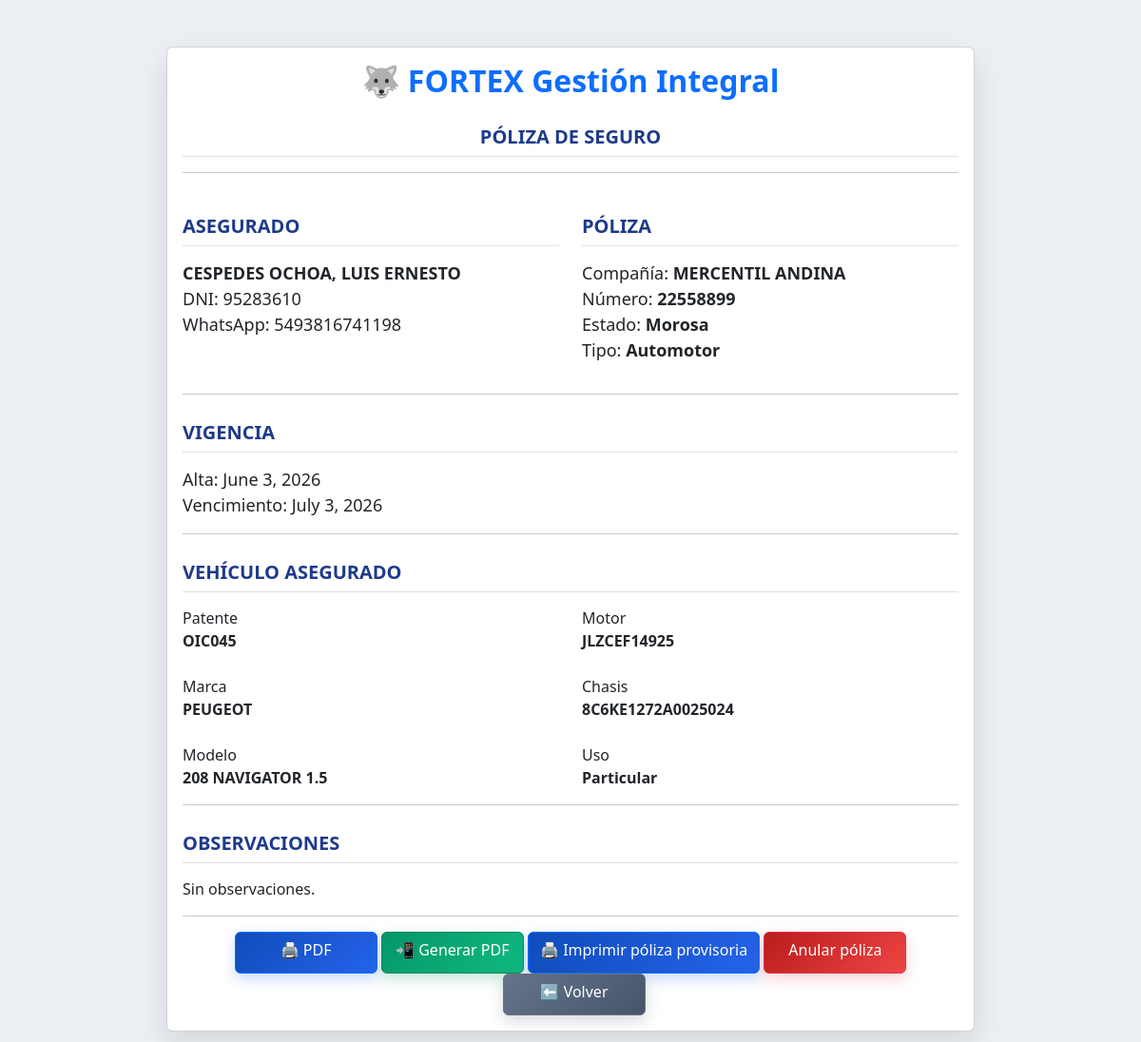
Page /polizas/2/ on the committed database.
### clientes/models.py (models this page shows, shortened)
class Cliente(models.Model):
    nombre = models.CharField("Nombre", max_length=100)
    apellido = models.CharField("Apellido", max_length=100)
    dni = models.CharField("DNI", max_length=20, unique=True)
    fecha_nacimiento = models.DateField(
        "Fecha de nacimiento",
        null=True,
        blank=True
    )
    whatsapp = models.CharField("WhatsApp", max_length=20, blank=True, default="")
    calle = models.CharField("Calle", max_length=150, blank=True)
    numero = models.CharField("Número", max_length=20, blank=True)
    piso = models.CharField("Piso", max_length=20, blank=True)
    departamento = models.CharField("Departamento", max_length=20, blank=True)
    barrio = models.CharField("Barrio", max_length=100, blank=True)
    codigo_postal = models.CharField("Código postal", max_length=20, blank=True)
    email = models.EmailField("Email", blank=True)
    telefono_alternativo = models.CharField(
    "Teléfono alternativo",
    max_length=30,
    blank=True
    )
    estado = models.CharField(
    "Estado",
    max_length=20,
    choices=[
        ("Activo", "Activo"),
        ("Inactivo", "Inactivo"),
        ("Prospecto", "Prospecto"),
    ],
    default="Activo"
    )
    localidad = models.CharField(
        "Localidad",
        max_length=100,
        blank=True
    )
    provincia = models.CharField(
        "Provincia",
        max_length=100,
        blank=True
    )
    observaciones = models.TextField(
        "Observaciones",
        blank=True
    )

### polizas/models.py (models this page shows, shortened)
class Poliza(models.Model):
    ESTADOS = [
    ("Al día", "Al día"),
    ("Pendiente", "Pendiente"),
    ("Morosa", "Morosa"),
    ("Vencida", "Vencida"),
    ("Anulada", "Anulada"),
    ]
    estado = models.CharField(
    max_length=20,
    choices=ESTADOS,
    default="Al día"
    )
    motivo_anulacion = models.TextField(
    blank=True,
    default="",
    )
    fecha_anulacion = models.DateTimeField(
     null=True,
     blank=True,
    )
    anulada_por = models.ForeignKey(
    settings.AUTH_USER_MODEL,
    on_delete=models.SET_NULL,
    null=True,
    blank=True,
    related_name="polizas_anuladas",
    )
    TIPOS_SEGURO = [
        ("Automotor", "Automotor"),
        ("Moto", "Moto"),
        ("Caución", "Caución"),
        ("Accidentes Personales", "Accidentes Personales"),
        ("Agro", "Agro"),
        ("Hogar", "Hogar"),
        ("Comercio", "Comercio"),
        ("Otro", "Otro"),
    ]
    PERIODICIDADES = [
        ("Mensual", "Mensual"),
        ("Bimestral", "Bimestral"),
        ("Trimestral", "Trimestral"),
        ("Cuatrimestral", "Cuatrimestral"),
        ("Semestral", "Semestral"),
        ("Anual", "Anual"),
    ]
    cliente = models.ForeignKey(
        Cliente,
        on_delete=models.CASCADE
    )
    tipo_seguro = models.CharField(
        max_length=50,
        choices=TIPOS_SEGURO,
        default="Automotor"
    )
    vehiculo = models.ForeignKey(
        Vehiculo,
        on_delete=models.SET_NULL,
        null=True,
        blank=True
    )
    compania = models.CharField(
        "Compañía",
        max_length=100
    )
    numero_poliza = models.CharField(
        "Número de póliza",
        max_length=50,
        blank=True
    )
    fecha_alta = models.DateField(
        "Fecha de alta"
    )
    fecha_fin_vigencia = models.DateField(
    "Fin de vigencia",
    null=True,
    blank=True
    )
    periodicidad = models.CharField(
        max_length=20,
        choices=PERIODICIDADES,
        default="Mensual"
    )
    cantidad_cuotas = models.PositiveIntegerField(
        "Cantidad de cuotas",
        default=1
    )
    fecha_vencimiento = models.DateField(
        "Fecha de vencimiento",
        null=True,
        blank=True
    )
    numero_cuota = models.PositiveIntegerField(
        "Número de cuota",
        default=0
    )
    estado = models.CharField(
        max_length=20,
        choices=ESTADOS,
        default="Pendiente"
    )
    observaciones = models.TextField(
        blank=True
    )
    porcentaje_comision = models.DecimalField(
    "Porcentaje de comisión",
    max_digits=5,
    decimal_places=2,
    default=0,
    blank=True
    )

### vehiculos/models.py (models this page shows, shortened)
class Vehiculo(models.Model):
    TIPO_CHOICES = [
       ("Moto", "Moto"),
       ("Auto", "Auto"),
       ("Camioneta", "Camioneta"),
       ("Furgón", "Furgón"),
       ("Camión", "Camión"),
       ("Acoplado", "Acoplado"),
       ("Tráiler", "Tráiler"),
]
    USO_CHOICES = [
        ("Particular", "Particular"),
        ("Comercial", "Comercial"),
        ("Taxi", "Taxi"),
        ("Remis", "Remis"),
        ("Moto", "Moto"),
        ("Camioneta", "Camioneta"),
        ("Camión", "Camión"),
        ("Furgón", "Furgón"),
        ("Acoplado", "Acoplado"),
        ("Tráiler", "Tráiler"),
    ]
    cliente = models.ForeignKey(Cliente, on_delete=models.CASCADE)
    tipo = models.CharField(
       max_length=30,
       choices=TIPO_CHOICES,
       default="Auto"
    )
    patente = models.CharField(max_length=20)
    marca = models.CharField(max_length=50)
    modelo = models.CharField(max_length=50)
    anio = models.PositiveIntegerField("Año", null=True, blank=True)
    motor = models.CharField(max_length=50)
    chasis = models.CharField(max_length=50)
    uso = models.CharField(
        max_length=30,
        choices=USO_CHOICES,
        default="Particular"
    )
    observaciones = models.TextField(blank=True)

### principal/views.py (the view)
# urls.py: path("polizas/<int:poliza_id>/", views.ver_poliza, name="ver_poliza"),
def ver_poliza(request, poliza_id):
    poliza = Poliza.objects.get(id=poliza_id)
    return render(request, "principal/ver_poliza.html", {
        "poliza": poliza,
        "cliente": poliza.cliente,
        "vehiculo": poliza.vehiculo,
    })

### principal/templates/principal/ver_poliza.html (shortened to what this page needs)
{% load static %}
<!DOCTYPE html>
<html lang="es">
<head>
<link rel="stylesheet" href="{% static 'principal/css/estilos.css' %}">
<link href="https://cdn.jsdelivr.net/npm/bootstrap@5.3.3/dist/css/bootstrap.min.css" rel="stylesheet">
</head>
<body>
<div class="container mt-4">
<div class="card shadow">
<div class="card-body">
<div class="text-center">
<h2 class="titulo">
🐺 FORTEX Gestión Integral
</h2>
<h5>PÓLIZA DE SEGURO</h5>
</div>
<hr>
<div class="row">
<div class="col-md-6">
<h5>ASEGURADO</h5>
<p class="dato">
<b>{{ cliente.apellido }}, {{ cliente.nombre }}</b>
<br>
DNI: {{ cliente.dni }}
<br>
WhatsApp: {{ cliente.whatsapp }}
</p>
</div>
<div class="col-md-6">
<h5>PÓLIZA</h5>
<p class="dato">
Compañía:
<b>{{ poliza.compania }}</b>
<br>
Número:
<b>{{ poliza.numero_poliza }}</b>
<br>
Estado:
<b>{{ poliza.estado }}</b>
<br>
Tipo:
<b>{{ poliza.tipo_seguro }}</b>
</p>
</div>
</div>
<hr>
<h5>VIGENCIA</h5>
<p class="dato">
Alta:
{{ poliza.fecha_alta }}
<br>
Vencimiento:
{{ poliza.fecha_vencimiento }}
</p>
<hr>
{% if vehiculo %}
<h5>VEHÍCULO ASEGURADO</h5>
<div class="row">
<div class="col-md-6">
Patente
<br>
<b>{{ vehiculo.patente }}</b>
<br><br>
Marca
<br>
<b>{{ vehiculo.marca }}</b>
<br><br>
Modelo
<br>
<b>{{ vehiculo.modelo }}</b>
</div>
<div class="col-md-6">
Motor
<br>
<b>{{ vehiculo.motor }}</b>
<br><br>
Chasis
<br>
<b>{{ vehiculo.chasis }}</b>
<br><br>
Uso
<br>
<b>{{ vehiculo.uso }}</b>
</div>
</div>
{% endif %}
<hr>
<h5>OBSERVACIONES</h5>
<p>
{{ poliza.observaciones|default:"Sin observaciones." }}
</p>
<hr>
<div class="text-center">
<a href="{% url 'imprimir_poliza' poliza.id %}"
   class="btn btn-primary"
   target="_blank">
    🖨️ PDF
</a>
<a href="{% url 'imprimir_poliza' poliza.id %}"
   class="btn btn-success"
   target="_blank">
📲 Generar PDF
</a>
<a href="/polizas/{{ poliza.id }}/pdf/"
   target="_blank"
   class="btn btn-primary">
    🖨️ Imprimir póliza provisoria
</a>
{% if poliza.estado != "Anulada" %}
    <a href="{% url 'anular_poliza' poliza.id %}"
       class="btn btn-danger">
        Anular póliza
    </a>
{% endif %}
<a
href="/clientes/{{ cliente.id }}/"
class="btn btn-secondary">
⬅️ Volver
</a>
</div>
</div>
</div>
</div>
</body>
</html>

### principal/static/principal/css/estilos.css (style rules this page uses)
body { font-family: Arial, sans-serif; background: #eef2f6; margin: 0; padding: 25px; color: #1f2933; }
h2, h3 { color: #1d4f73; }
a { color: #0b5fa5; font-weight: bold; }
body { background: #eef3f8; }
.container { max-width: 1000px; }
.card { border: none; border-radius: 16px; overflow: hidden; }
.card.shadow { box-shadow: 0 12px 32px rgba(15, 23, 42, 0.12) !important; }
.card-body { padding: 30px; }
.card-body h5 { margin-top: 28px; margin-bottom: 15px; padding-bottom: 8px; border-bottom: 1px solid #dbe3ec; color: #1e3a8a; font-weight: 700; }
.btn { min-height: 42px; padding: 9px 18px; border-radius: 8px; font-weight: 600; }
.btn-primary, .btn-success { box-shadow: 0 5px 14px rgba(13, 110, 253, 0.18); }
.btn-secondary { margin-left: 6px; }
.container { max-width: 1100px; }
.card { border: none; border-radius: 15px; overflow: hidden; }
.card-body { padding: 35px; }
.btn { border-radius: 8px; min-width: 170px; font-weight: 600; }
.btn-primary { background: #0d6efd; }
.btn-secondary { margin-left: 8px; }
.btn { min-width: 150px; min-height: 44px; padding: 10px 18px; border: none; border-radius: 10px; font-size: 15px; font-weight: 700; text-decoration: none; transition: transform 0.2s ease, box-shadow 0.2s ease, filter 0.2s ease; }
.btn-success { background: linear-gradient(135deg, #059669, #10b981); box-shadow: 0 6px 15px rgba(5, 150, 105, 0.24); color: #ffffff; }
.btn-primary { background: linear-gradient(135deg, #0f4cba, #2563eb); box-shadow: 0 6px 15px rgba(37, 99, 235, 0.24); color: #ffffff; }
.btn-secondary { background: linear-gradient(135deg, #64748b, #475569); box-shadow: 0 6px 15px rgba(71, 85, 105, 0.22); color: #ffffff; }
.btn-danger { background: linear-gradient(135deg, #b91c1c, #ef4444); box-shadow: 0 6px 15px rgba(239, 68, 68, 0.24); color: #ffffff; }

### principal/templates/principal/ver_poliza.html (style rules this page uses)
body { background:#eceff3; }
.card { max-width:850px; margin:auto; }
.titulo { color:#0d6efd; font-weight:bold; }
.dato { font-size:18px; }

### rows in the picture
Cliente: apellido "CESPEDES OCHOA", nombre "LUIS ERNESTO", dni "95283610", whatsapp "5493816741198"
Poliza: compania "MERCENTIL ANDINA", numero_poliza "22558899", estado "Morosa", tipo_seguro "Automotor", fecha_alta "June 3, 2026", fecha_vencimiento "July 3, 2026", observaciones "Sin observaciones."
Vehiculo: patente "OIC045", marca "PEUGEOT", modelo "208 NAVIGATOR 1.5", motor "JLZCEF14925", chasis "8C6KE1272A0025024", uso "Particular"
